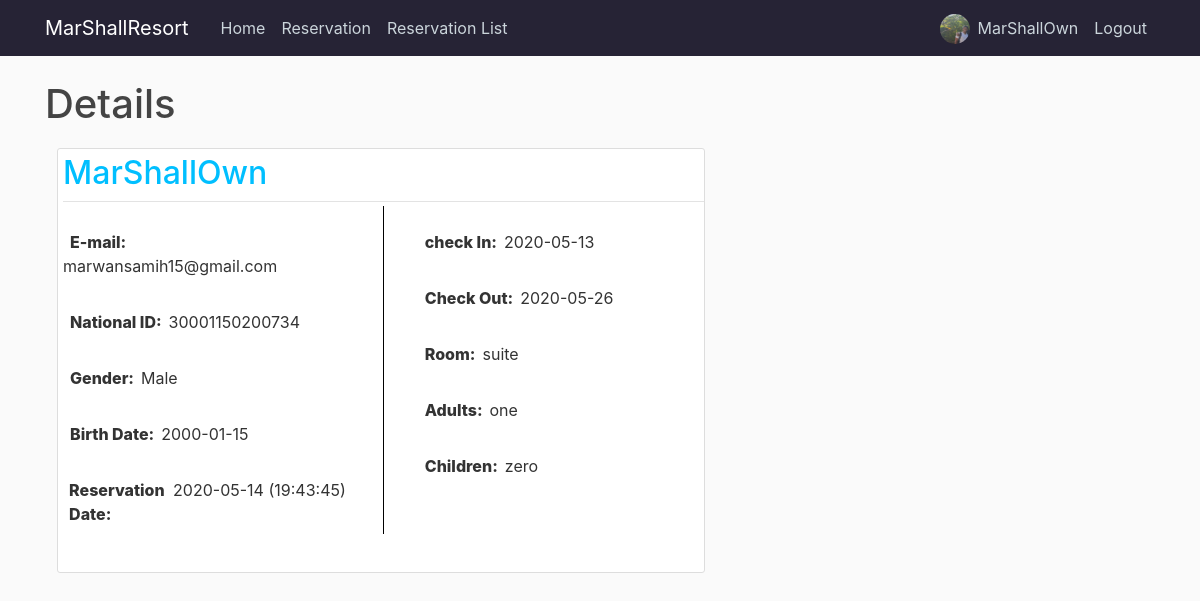
The page /reservation/1/show (signed in) on the database its author committed.
### app/models.py (models this page shows, shortened)
class User(db.Model, UserMixin):
    id = db.Column(db.Integer,primary_key=True)
    username = db.Column(db.String(20), unique=True, nullable=False)
    email = db.Column(db.String(120), unique=True, nullable=False)
    image_file = db.Column(db.String(20), nullable=False, default='default.jpg')
    password = db.Column(db.String(60), nullable=False)
    role = db.Column(db.String(50))
    reservations = db.relationship('Reservation', backref='user',lazy=True)

class Reservation(db.Model):
    id = db.Column(db.Integer, primary_key=True)
    name = db.Column(db.String(100),nullable=False)
    email = db.Column(db.String(120), nullable=False)
    NationalID = db.Column(db.Integer)
    room = db.Column(db.String(10),nullable=False)
    adults = db.Column(db.String(10),nullable=False)
    children = db.Column(db.String(10),nullable=False)
    checkin = db.Column(db.Date, nullable=False)
    checkout = db.Column(db.Date, nullable=False)
    gender = db.Column(db.String(10))
    birthdate = db.Column(db.Date)
    date_posted = db.Column(db.DateTime, nullable=False, default= datetime.now)
    user_id = db.Column(db.Integer, db.ForeignKey('user.id'), nullable=True)

### app/routes.py (the view)
@app.route('/reservation/<int:guest_id>/show')
@login_required
def reservation_show(guest_id):
    guest = Reservation.query.get_or_404(guest_id)
    if current_user.role == 'Admin' or current_user == guest.user:
        createDate = str(guest.date_posted)
        createDate = createDate[:10] + " (" + createDate[11:19] + ")"
        return render_template('reservation_details.html', title='Details', guest=guest, createDate=createDate)
    else:
        flash('You need to be admin to view this page.','danger')
        return redirect(url_for('home'))

### app/models.py (called while the page is built)
@login_manager.user_loader
def load_user(user_id):
    return User.query.get(int(user_id))

### app/templates/reservation_details.html (shortened to what this page needs)
{%extends "layout.html" %}
{% block content %}
<h1>{{title}}</h1>
          <article style="padding: 5px 0px; height: 90%; margin:12px; width:100%; display:inline-block" class="col-md-7 media content-section">
            <div style='margin-left:5px;' class="media-body">
              <div class="article-metadata">
                <h2 style='color:deepskyblue'>{{ guest.name }}</h2>
              </div>
              <div class="row">
                <div class="col-md-6">
                    <br>
                    <div class='form-group row col-md-12'>
                        <label style="font-weight: 800; margin: 0 7px;">E-mail:</label>
                        <p class="article-content">{{ guest.email }}</p>
                    </div>
                    <div class='form-group row col-md-12'>
                        <label style="font-weight: 800; margin: 0 7px;">National ID:</label>
                        <p class="article-content">{{ guest.NationalID }}</p>
                    </div>
                    <div class='form-group row col-md-12'>
                        <label style="font-weight: 800; margin: 0 7px;">Gender:</label>
                        <p class="article-content">{{ guest.gender }}</p>
                    </div>
                    <div class='form-group row col-md-12'>
                        <label style="font-weight: 800; margin: 0 7px;">Birth Date:</label>
                        <p class="article-content">{{ guest.birthdate }}</p>
                    </div>
                    <div class='form-group row col-md-12'>
                        <label class='col-md-5' style="position: absolute; font-weight: 800; left: 2%;">Reservation Date:</label>
                        <p style='position: relative;' class="article-content date-style">{{ createDate }}</p>
                    </div>
                </div>
                <div class="col-md-6 border-split">
                    <br>
                    <div class='form-group row col-md-12'>
                        <label style="font-weight: 800; margin: 0 7px;">check In:</label>
                        <p class="article-content">{{ guest.checkin }}</p>
                    </div>
                    <div class='form-group row col-md-12'>
                        <label style="font-weight: 800; margin: 0 7px;">Check Out:</label>
                        <p class="article-content">{{ guest.checkout }}</p>
                    </div>
                    <div class='form-group row col-md-12'>
                        <label style="font-weight: 800; margin: 0 7px;">Room:</label>
                        <p class="article-content">{{ guest.room }}</p>
                    </div>
                    <div class='form-group row col-md-12'>
                        <label style="font-weight: 800; margin: 0 7px;">Adults:</label>
                        <p class="article-content">{{ guest.adults }}</p>
                    </div>
                    <div class='form-group row col-md-12'>
                        <label style="font-weight: 800; margin: 0 7px;">Children:</label>
                        <p class="article-content">{{ guest.children }}</p>
                    </div>
                </div>
              </div>
            </div>
          </article>
{% endblock content %}

### app/templates/layout.html (shortened to what this page needs)
<!DOCTYPE html>
<html lang="en">
<head>
    <link rel="stylesheet" href="https://stackpath.bootstrapcdn.com/bootstrap/4.3.1/css/bootstrap.min.css">
    <link type="text/css" rel="stylesheet" href=" {{url_for('static', filename='main.css')}} " />
</head>
<body>
        <header class="site-header">
                <nav class="navbar navbar-expand-md navbar-dark bg-steel fixed-top">
                    <div class="container">
                    <a class="navbar-brand mr-4" href="{{url_for('home')}}">MarShallResort</a>
                    <div class="collapse navbar-collapse" id="navbarToggle">
                        <div class="navbar-nav mr-auto">
                        <a class="nav-item nav-link" href="{{url_for('home')}}">Home</a>
                        <a class="nav-item nav-link" href="{{url_for('reservation')}}">Reservation</a>
                        {% if current_user.is_authenticated and current_user.role == 'Admin' %}
                        <a class="nav-item nav-link" href="{{url_for('reservation_list')}}">Reservation List</a>
                        {% endif %}
                        </div>
                        <div class="navbar-nav">
                            {% if current_user.is_authenticated %}
                            <div style='margin-right: 0vh;' class='row'>
                                <a href="{{url_for('account')}}" class='prof-img-a'><img style="margin:20% 2% 0 0; height: 30px; width:30px;" class="rounded-circle" src="{{ url_for('static', filename='profile_pics/' + current_user.image_file) }}"></a>
                                <a class="nav-item nav-link" href="{{url_for('account')}}">{{current_user.username}}</a>
                            </div>
                                <a class="nav-item nav-link" href="{{url_for('logout')}}">Logout</a>
                            {% else %}
                                <a class="nav-item nav-link" href="{{url_for('login')}}">Login</a>
                                <a class="nav-item nav-link" href="{{url_for('register')}}">Register</a>
                            {% endif %}
                        </div>
                    </div>
                    </div>
                </nav>
                </header>
                        <main role="main" class="container">
                                <div class="row">
                                    <div class="col-md-12">
                                    {% block content %}{% endblock %}
                                    </div>
</body>
</html>

### app/static/main.css (style rules this page uses)
body { background: #fafafa; color: #333333; margin-top: 5rem; }
h1, h2, h3, h4, h5, h6 { color: #444444; }
.bg-steel { background-color: #262335; }
.site-header .navbar-nav .nav-link { color: #cbd5db; }
.content-section { background: #ffffff; padding: 10px 20px; border: 1px solid #dddddd; border-radius: 3px; margin-bottom: 20px; }
.article-content { white-space: pre-line; }
.article-metadata { padding-bottom: 1px; margin-bottom: 4px; border-bottom: 1px solid #e3e3e3 }

### app/templates/reservation_details.html (style rules this page uses)
@media screen and (min-width: 1024px) { .border-split { padding-left: 5%; border-left: 1px solid black; } }
@media screen and (min-width: 1024px) { .date-style { left: 40%; } }

### rows shown on the page
User: image_file (picture), username "MarShallOwn"
Reservation: name "MarShallOwn", email "marwansamih15@gmail.com", NationalID "30001150200734", gender "Male", birthdate "2000-01-15", checkin "2020-05-13", checkout "2020-05-26", room "suite", adults "one", children "zero"

### other values the page prints
{{ title }} "Details"
{{ createDate }} "2020-05-14 (19:43:45)"
